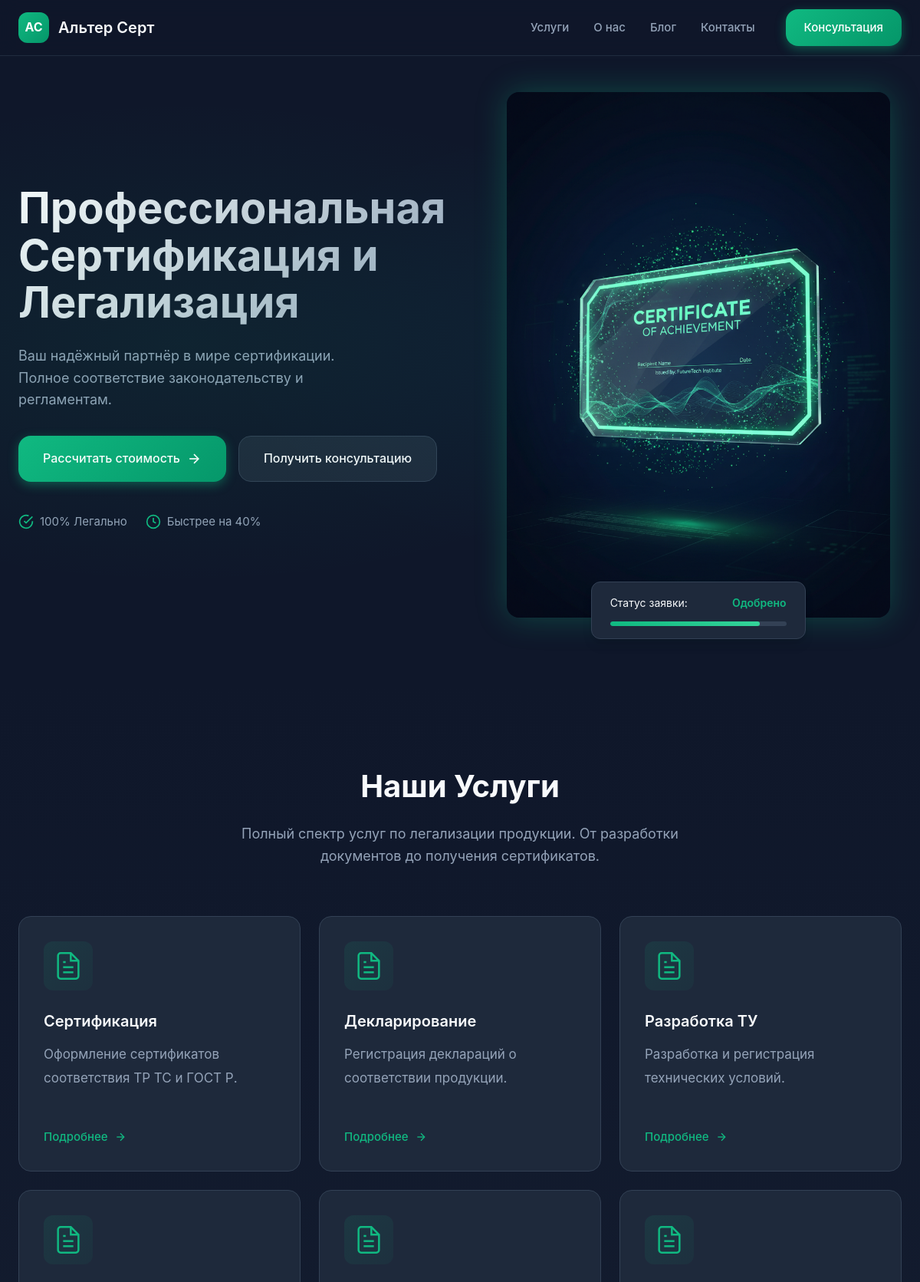
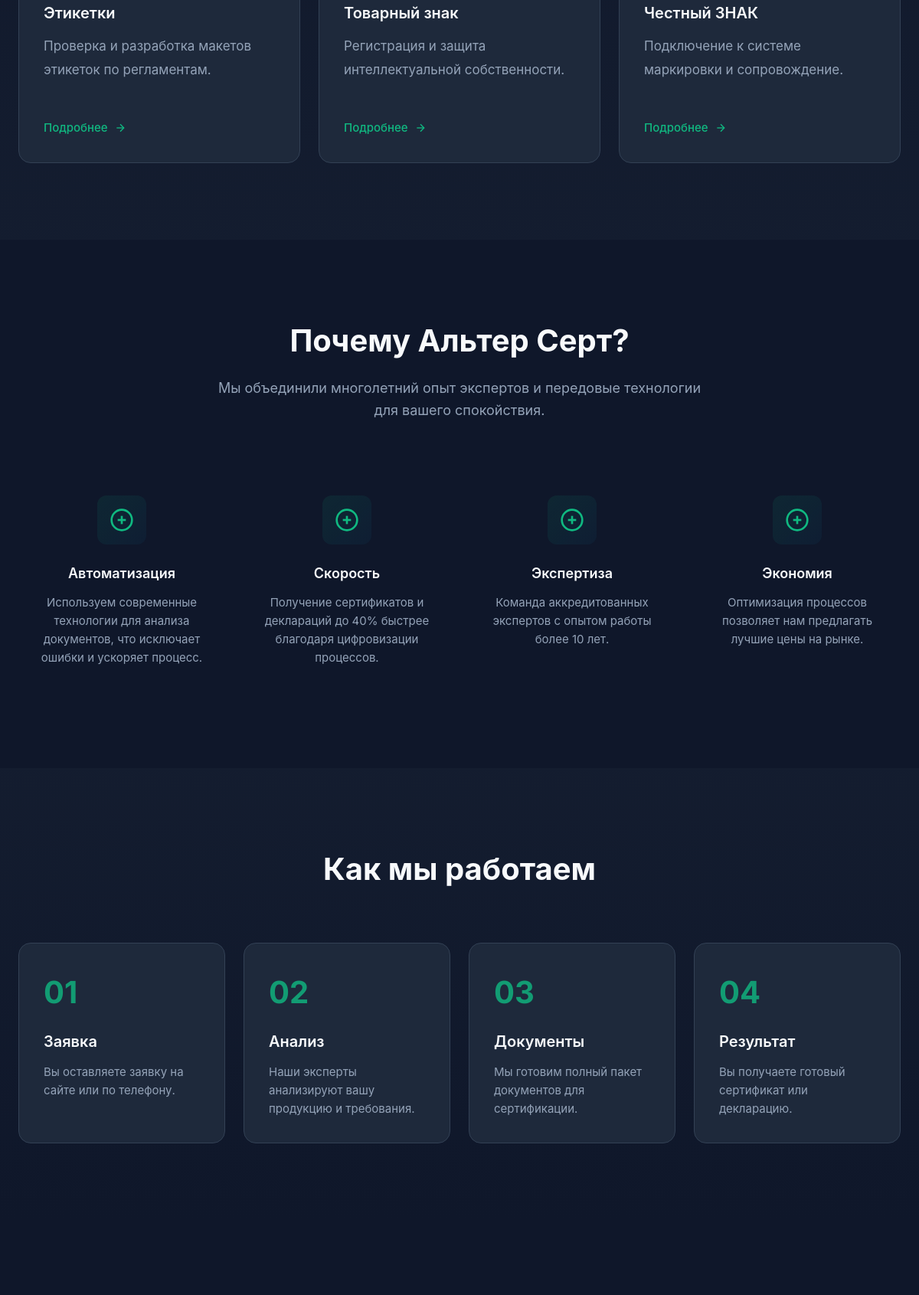
The page / (upper part) on the database its author committed (2 pictures, top to bottom).
### main/models.py (models this page shows, shortened)
class SiteSettings(models.Model):
    site_name = models.CharField('Название сайта', max_length=100, default='Альтер Серт')
    logo = models.ImageField('Логотип', upload_to='site/', blank=True, null=True)
    hero_title = models.CharField('Заголовок Hero', max_length=200, default='Профессиональная Сертификация и Легализация')
    hero_subtitle = models.TextField('Подзаголовок Hero', default='Ваш надёжный партнёр в мире сертификации. Полное соответствие законодательству и регламентам.')
    hero_image = models.ImageField('Изображение Hero', upload_to='site/', blank=True, null=True)
    hero_button_primary = models.CharField('Текст основной кнопки', max_length=50, default='Рассчитать стоимость')
    hero_button_secondary = models.CharField('Текст вторичной кнопки', max_length=50, default='Получить консультацию')
    hero_badge_1 = models.CharField('Бейдж 1', max_length=50, default='100% Легально')
    hero_badge_2 = models.CharField('Бейдж 2', max_length=50, default='Быстрее на 40%')
    services_title = models.CharField('Заголовок услуг', max_length=100, default='Наши Услуги')
    services_subtitle = models.TextField('Подзаголовок услуг', default='Полный спектр услуг по легализации продукции. От разработки документов до получения сертификатов.')
    why_us_title = models.CharField('Заголовок "Почему мы"', max_length=100, default='Почему Альтер Серт?')
    why_us_subtitle = models.TextField('Подзаголовок "Почему мы"', default='Мы объединили многолетний опыт экспертов и передовые технологии для вашего спокойствия.')
    how_it_works_title = models.CharField('Заголовок "Как мы работаем"', max_length=100, default='Как мы работаем')
    contact_title = models.CharField('Заголовок контактов', max_length=100, default='Оставить заявку')
    contact_subtitle = models.TextField('Подзаголовок контактов', default='Заполните форму, и мы свяжемся с вами в течение 15 минут для расчёта стоимости.')
    footer_text = models.TextField('Текст в футере', default='Ваш надёжный партнёр в мире сертификации. Полное соответствие регламентам.')
    address = models.CharField('Адрес', max_length=200, default='г. Москва, ул. Примерная, д. 10, оф. 305')
    phone = models.CharField('Телефон', max_length=50, default='+7 (495) 000-00-00')
    email = models.EmailField('Email', default='info@altersert.ru')
    telegram = models.URLField('Telegram', blank=True, null=True)
    whatsapp = models.URLField('WhatsApp', blank=True, null=True)
    created_at = models.DateTimeField('Создано', auto_now_add=True)
    updated_at = models.DateTimeField('Обновлено', auto_now=True)
    class Meta:
        verbose_name = 'Настройки сайта'
        verbose_name_plural = 'Настройки сайта'

class Service(models.Model):
    title = models.CharField('Название услуги', max_length=100)
    slug = models.SlugField('URL', unique=True)
    short_description = models.TextField('Краткое описание', max_length=200)
    full_description = models.TextField('Полное описание', blank=True)
    icon = models.CharField('Иконка (SVG или класс)', max_length=500, blank=True, help_text='SVG код или CSS класс иконки')
    image = models.ImageField('Изображение', upload_to='services/', blank=True, null=True)
    order = models.PositiveIntegerField('Порядок', default=0)
    is_active = models.BooleanField('Активно', default=True)
    created_at = models.DateTimeField('Создано', auto_now_add=True)
    updated_at = models.DateTimeField('Обновлено', auto_now=True)
    class Meta:
        verbose_name = 'Услуга'
        verbose_name_plural = 'Услуги'
        ordering = ['order', 'title']

class Advantage(models.Model):
    title = models.CharField('Название', max_length=100)
    description = models.TextField('Описание', max_length=300)
    icon = models.CharField('Иконка (SVG или класс)', max_length=500, blank=True)
    order = models.PositiveIntegerField('Порядок', default=0)
    is_active = models.BooleanField('Активно', default=True)
    class Meta:
        verbose_name = 'Преимущество'
        verbose_name_plural = 'Преимущества'
        ordering = ['order']

class WorkStep(models.Model):
    number = models.PositiveIntegerField('Номер этапа', unique=True)
    title = models.CharField('Название', max_length=100)
    description = models.TextField('Описание', max_length=300)
    class Meta:
        verbose_name = 'Этап работы'
        verbose_name_plural = 'Этапы работы'
        ordering = ['number']

### main/views.py (the view)
# urls.py: path('', views.index, name='index'),
def index(request):
    site_settings, _ = SiteSettings.objects.get_or_create(pk=1)
    services = Service.objects.filter(is_active=True)
    advantages = Advantage.objects.filter(is_active=True)
    work_steps = WorkStep.objects.all()
    context = {
        'site_settings': site_settings,
        'services': services,
        'advantages': advantages,
        'work_steps': work_steps,
    }
    return render(request, 'main/index.html', context)

### main/context_processors.py (called while the page is built)
def site_settings(request):
    try:
        settings_obj = SiteSettings.objects.first()
        if not settings_obj:
            settings_obj = SiteSettings.objects.create()
    except:
        settings_obj = None
    return {
        'site_settings': settings_obj,
    }

### templates/main/index.html (shortened to what this page needs)
{% extends 'base.html' %}
{% load static %}
{% block content %}
<section class="hero">
    <div class="hero-bg"></div>
    <div class="container">
        <div class="hero-grid">
            <div class="hero-content">
                <h1 class="hero-title">{{ site_settings.hero_title|default:"Профессиональная Сертификация и Легализация" }}</h1>
                <p class="hero-subtitle">{{ site_settings.hero_subtitle|default:"Ваш надёжный партнёр в мире сертификации. Полное соответствие законодательству и регламентам." }}</p>
                <div class="hero-buttons">
                    <a href="#contact" class="btn btn-primary btn-large">
                        {{ site_settings.hero_button_primary|default:"Рассчитать стоимость" }}
                        <svg width="20" height="20" viewBox="0 0 24 24" fill="none" stroke="currentColor" stroke-width="2">
                            <line x1="5" y1="12" x2="19" y2="12"></line>
                            <polyline points="12 5 19 12 12 19"></polyline>
                        </svg>
                    </a>
                    <a href="#contact" class="btn btn-secondary btn-large">
                        {{ site_settings.hero_button_secondary|default:"Получить консультацию" }}
                    </a>
                </div>
                <div class="hero-badges">
                    <div class="badge">
                        <svg width="20" height="20" viewBox="0 0 24 24" fill="none" stroke="#10b981" stroke-width="2">
                            <path d="M22 11.08V12a10 10 0 11-5.93-9.14"></path>
                            <polyline points="22 4 12 14.01 9 11.01"></polyline>
                        </svg>
                        <span>{{ site_settings.hero_badge_1|default:"100% Легально" }}</span>
                    </div>
                    <div class="badge">
                        <svg width="20" height="20" viewBox="0 0 24 24" fill="none" stroke="#10b981" stroke-width="2">
                            <circle cx="12" cy="12" r="10"></circle>
                            <polyline points="12 6 12 12 16 14"></polyline>
                        </svg>
                        <span>{{ site_settings.hero_badge_2|default:"Быстрее на 40%" }}</span>
                    </div>
                </div>
            </div>
            <div class="hero-image-wrapper">
                <div class="hero-image-container">
                    <img src="{% static 'images/hero_certificate.png' %}" alt="Сертификация" class="hero-image">
                    <div class="hero-status-card">
                        <div class="status-header">
                            <span>Статус заявки:</span>
                            <span class="status-badge">Одобрено</span>
                        </div>
                        <div class="status-progress">
                            <div class="progress-bar"></div>
                        </div>
                    </div>
                </div>
            </div>
        </div>
    </div>
</section>
<section class="services" id="services">
    <div class="container">
        <div class="section-header">
            <h2 class="section-title">{{ site_settings.services_title|default:"Наши Услуги" }}</h2>
            <p class="section-subtitle">{{ site_settings.services_subtitle|default:"Полный спектр услуг по легализации продукции. От разработки документов до получения сертификатов." }}</p>
        </div>
        <div class="services-grid">
            {% for service in services %}
            <div class="service-card">
                <div class="service-icon">
                </div>
                <h3 class="service-title">{{ service.title }}</h3>
                <p class="service-description">{{ service.short_description }}</p>
                <a href="{% url 'service_detail' service.slug %}" class="service-link">
                    Подробнее
                    <svg width="16" height="16" viewBox="0 0 24 24" fill="none" stroke="currentColor" stroke-width="2">
                        <line x1="5" y1="12" x2="19" y2="12"></line>
                        <polyline points="12 5 19 12 12 19"></polyline>
                    </svg>
                </a>
            </div>
            {% endfor %}
        </div>
    </div>
</section>
<section class="why-us" id="why-us">
    <div class="container">
        <div class="section-header">
            <h2 class="section-title">{{ site_settings.why_us_title|default:"Почему Альтер Серт?" }}</h2>
            <p class="section-subtitle">{{ site_settings.why_us_subtitle|default:"Мы объединили многолетний опыт экспертов и передовые технологии для вашего спокойствия." }}</p>
        </div>
        <div class="advantages-grid">
            {% for advantage in advantages %}
            <div class="advantage-card">
                <div class="advantage-icon">
                    {% if advantage.icon %}
                        {{ advantage.icon|safe }}
                    {% else %}
                        <svg width="32" height="32" viewBox="0 0 24 24" fill="none" stroke="currentColor" stroke-width="2">
                            <circle cx="12" cy="12" r="10"></circle>
                            <line x1="12" y1="8" x2="12" y2="16"></line>
                            <line x1="8" y1="12" x2="16" y2="12"></line>
                        </svg>
                    {% endif %}
                </div>
                <h3 class="advantage-title">{{ advantage.title }}</h3>
                <p class="advantage-description">{{ advantage.description }}</p>
            </div>
            {% endfor %}
        </div>
    </div>
</section>
<section class="how-it-works" id="how-it-works">
    <div class="container">
        <div class="section-header">
            <h2 class="section-title">{{ site_settings.how_it_works_title|default:"Как мы работаем" }}</h2>
        </div>
        <div class="steps-grid">
            {% for step in work_steps %}
            <div class="step-card">
                <div class="step-number">{{ step.number|stringformat:"02d" }}</div>
                <h3 class="step-title">{{ step.title }}</h3>
                <p class="step-description">{{ step.description }}</p>
            </div>
            {% endfor %}
        </div>
    </div>
</section>
<section class="contact" id="contact">
</section>
{% endblock %}

### templates/base.html (shortened to what this page needs)
{% load static %}
<!DOCTYPE html>
<html lang="ru">
<head>
    <link rel="stylesheet" href="{% static 'css/style.css' %}">
</head>
<body>
    <nav class="navbar" id="navbar">
        <div class="container">
            <a href="{% url 'index' %}" class="logo">
                <div class="logo-icon">АС</div>
                <span class="logo-text">{{ site_settings.site_name|default:"Альтер Серт" }}</span>
            </a>
            <ul class="nav-menu" id="navMenu">
                <li><a href="{% url 'index' %}#services" class="nav-link">Услуги</a></li>
                <li><a href="{% url 'about' %}" class="nav-link">О нас</a></li>
                <li><a href="{% url 'blog' %}" class="nav-link">Блог</a></li>
                <li><a href="{% url 'contacts' %}" class="nav-link">Контакты</a></li>
                <li><a href="{% url 'index' %}#contact" class="btn btn-primary nav-btn">Консультация</a></li>
            </ul>
        </div>
    </nav>
    <main>
        {% block content %}{% endblock %}
    </main>
</body>
</html>

### rows shown on the page
SiteSettings: site_name "Альтер Серт", hero_title "Профессиональная Сертификация и Легализация", hero_subtitle "Ваш надёжный партнёр в мире сертификации. Полное соответствие законодательству и регламентам.", hero_button_primary "Рассчитать стоимость", hero_button_secondary "Получить консультацию", hero_badge_1 "100% Легально", hero_badge_2 "Быстрее на 40%", services_title "Наши Услуги", services_subtitle "Полный спектр услуг по легализации продукции. От разработки документов до получения сертификатов.", why_us_title "Почему Альтер Серт?", why_us_subtitle "Мы объединили многолетний опыт экспертов и передовые технологии для вашего спокойствия.", how_it_works_title "Как мы работаем"
Service: title "Сертификация", short_description "Оформление сертификатов соответствия ТР ТС и ГОСТ Р."
Service: title "Декларирование", short_description "Регистрация деклараций о соответствии продукции."
Service: title "Разработка ТУ", short_description "Разработка и регистрация технических условий."
Service: title "Этикетки", short_description "Проверка и разработка макетов этикеток по регламентам."
Service: title "Товарный знак", short_description "Регистрация и защита интеллектуальной собственности."
Service: title "Честный ЗНАК", short_description "Подключение к системе маркировки и сопровождение."
Advantage: title "Автоматизация", description "Используем современные технологии для анализа документов, что исключает ошибки и ускоряет процесс."
Advantage: title "Скорость", description "Получение сертификатов и деклараций до 40% быстрее благодаря цифровизации процессов."
Advantage: title "Экспертиза", description "Команда аккредитованных экспертов с опытом работы более 10 лет."
Advantage: title "Экономия", description "Оптимизация процессов позволяет нам предлагать лучшие цены на рынке."
WorkStep: number "01", title "Заявка", description "Вы оставляете заявку на сайте или по телефону."
WorkStep: number "02", title "Анализ", description "Наши эксперты анализируют вашу продукцию и требования."
WorkStep: number "03", title "Документы", description "Мы готовим полный пакет документов для сертификации."
WorkStep: number "04", title "Результат", description "Вы получаете готовый сертификат или декларацию."
